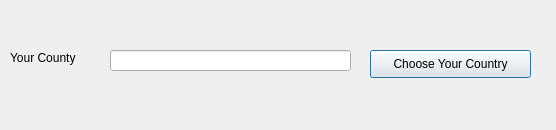
<?xml version="1.0" encoding="UTF-8"?>
<ui version="4.0">
 <class>Dialog</class>
 <widget class="QDialog" name="Dialog">
  <property name="geometry">
   <rect>
    <x>0</x>
    <y>0</y>
    <width>556</width>
    <height>130</height>
   </rect>
  </property>
  <property name="windowTitle">
   <string>Dialog</string>
  </property>
  <widget class="QPushButton" name="pushButton">
   <property name="geometry">
    <rect>
     <x>370</x>
     <y>50</y>
     <width>161</width>
     <height>28</height>
    </rect>
   </property>
   <property name="text">
    <string>Choose Your Country</string>
   </property>
  </widget>
  <widget class="QLineEdit" name="lineEdit">
   <property name="geometry">
    <rect>
     <x>110</x>
     <y>50</y>
     <width>241</width>
     <height>21</height>
    </rect>
   </property>
  </widget>
  <widget class="QLabel" name="label">
   <property name="geometry">
    <rect>
     <x>10</x>
     <y>50</y>
     <width>88</width>
     <height>15</height>
    </rect>
   </property>
   <property name="text">
    <string>Your County</string>
   </property>
  </widget>
 </widget>
 <resources/>
 <connections/>
</ui>
